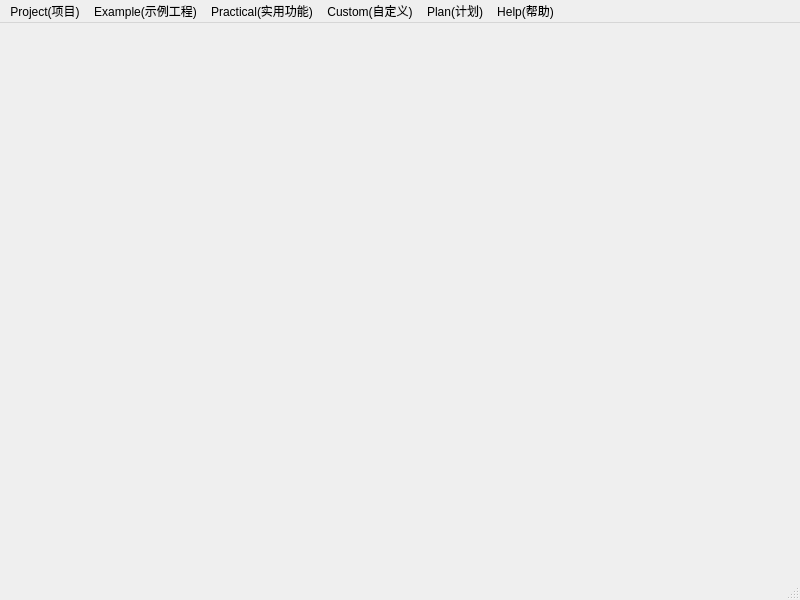
<?xml version="1.0" encoding="UTF-8"?>
<ui version="4.0">
 <class>QDAMainWindow</class>
 <widget class="QMainWindow" name="QDAMainWindow">
  <property name="geometry">
   <rect>
    <x>0</x>
    <y>0</y>
    <width>800</width>
    <height>600</height>
   </rect>
  </property>
  <property name="windowTitle">
   <string>MainWindow</string>
  </property>
  <widget class="QWidget" name="centralwidget"/>
  <widget class="QMenuBar" name="menubar">
   <property name="geometry">
    <rect>
     <x>0</x>
     <y>0</y>
     <width>800</width>
     <height>24</height>
    </rect>
   </property>
   <widget class="QMenu" name="projectMenu">
    <property name="title">
     <string>Project(项目)</string>
    </property>
    <addaction name="actionEnvCheck"/>
    <addaction name="actionProjectNew"/>
    <addaction name="actionProjectOpen"/>
    <addaction name="actionProjectReview"/>
    <addaction name="actionModuleAdd"/>
    <addaction name="actionClassAdd"/>
   </widget>
   <widget class="QMenu" name="exampleMenu">
    <property name="title">
     <string>Example(示例工程)</string>
    </property>
    <addaction name="actionExampleView"/>
   </widget>
   <widget class="QMenu" name="practicalMenu">
    <property name="title">
     <string>Practical(实用功能)</string>
    </property>
    <addaction name="actionEncrypt"/>
    <addaction name="actionDecrypt"/>
   </widget>
   <widget class="QMenu" name="customMenu">
    <property name="title">
     <string>Custom(自定义)</string>
    </property>
    <addaction name="actionCustom"/>
   </widget>
   <widget class="QMenu" name="planMenu">
    <property name="title">
     <string>Plan(计划)</string>
    </property>
    <addaction name="actionPlan"/>
   </widget>
   <widget class="QMenu" name="helpMenu">
    <property name="title">
     <string>Help(帮助)</string>
    </property>
    <addaction name="actionVersion"/>
   </widget>
   <addaction name="projectMenu"/>
   <addaction name="exampleMenu"/>
   <addaction name="practicalMenu"/>
   <addaction name="customMenu"/>
   <addaction name="planMenu"/>
   <addaction name="helpMenu"/>
  </widget>
  <widget class="QStatusBar" name="statusbar"/>
  <action name="actionVersion">
   <property name="text">
    <string>Version(版本)</string>
   </property>
  </action>
  <action name="actionEnvCheck">
   <property name="text">
    <string>Check Env(检查环境)</string>
   </property>
  </action>
  <action name="actionProjectNew">
   <property name="text">
    <string>New Project(新建项目)</string>
   </property>
  </action>
  <action name="actionExampleReview">
   <property name="text">
    <string>Preview(示例预览)</string>
   </property>
  </action>
  <action name="actionEncrypt">
   <property name="text">
    <string>Encrypt(数据加密)</string>
   </property>
  </action>
  <action name="actionDecrypt">
   <property name="text">
    <string>Decrypt(数据解密)</string>
   </property>
  </action>
  <action name="actionPlan">
   <property name="text">
    <string>Plan(计划)</string>
   </property>
  </action>
  <action name="actionCustom">
   <property name="text">
    <string>Custom(自定义)</string>
   </property>
  </action>
  <action name="actionProjectOpen">
   <property name="text">
    <string>Open Project(打开项目)</string>
   </property>
  </action>
  <action name="actionProjectReview">
   <property name="text">
    <string>View Project(预览项目)</string>
   </property>
  </action>
  <action name="actionModuleAdd">
   <property name="text">
    <string>Add Module(添加模块)</string>
   </property>
  </action>
  <action name="actionClassAdd">
   <property name="text">
    <string>Add Class(添加类)</string>
   </property>
  </action>
  <action name="actionExampleView">
   <property name="text">
    <string>Preview(示例预览)</string>
   </property>
  </action>
 </widget>
 <resources/>
 <connections/>
</ui>
